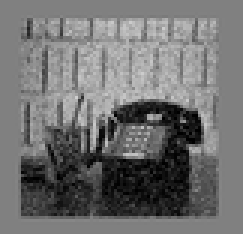
#> input picture cv/img1.png, 81 x 78 px, shrunk from 316 x 303 before the run (shown 3 times larger)
$ jupyter execute Bilinear_Interpolation.ipynb
#> lines starting #> are read from the running program, lines starting #| are printed output that depends on the picture
**Imports and Initialization**

[cell 1]
import numpy as np
import cv2
import matplotlib.pyplot as plt
import time
import math

**Target files from your dataset**

[cell 2]
image_files = ['img1.png', 'img2.tif', 'img3.tif']
scale_factor = 2

**Bilinear Implementation from Scratch**

[cell 3]
def bilinear_scratch(img, scale):
    """
    Performs Bilinear Interpolation using a 2x2 neighborhood.
    Logic: Linear interpolation in X, then in Y.
    """
    h, w = img.shape[:2]
    new_h, new_w = int(h * scale), int(w * scale)
    output = np.zeros((new_h, new_w), dtype=np.uint8)

    # Calculate ratios for inverse mapping
    row_ratio = h / new_h
    col_ratio = w / new_w

    for r in range(new_h):
        for c in range(new_w):
            # 1. Map back to source coordinates (Floating point)
            src_r = r * row_ratio
            src_c = c * col_ratio

            # 2. Find the 4 neighboring integer coordinates
            r1 = int(math.floor(src_r))
            r2 = min(r1 + 1, h - 1)
            c1 = int(math.floor(src_c))
            c2 = min(c1 + 1, w - 1)

            # 3. Calculate weights (fractional distances)
            dr = src_r - r1
            dc = src_c - c1

            # 4. Bilinear Formula
            # Top-row interpolation
            top = (1 - dc) * img[r1, c1] + dc * img[r1, c2]
            # Bottom-row interpolation
            bottom = (1 - dc) * img[r2, c1] + dc * img[r2, c2]
            # Vertical interpolation
            pixel_val = (1 - dr) * top + dr * bottom

            output[r, c] = int(pixel_val)

    return output

**Verification and Analysis**

[cell 4]
for file in image_files:
    img = cv2.imread(file, cv2.IMREAD_GRAYSCALE)
#> img is the input picture: shape (78, 81); min 0, max 206, mean 112.4
    if img is None: continue

    # Run Scratch Implementation
    start = time.time()
    res_scratch = bilinear_scratch(img, scale_factor)
#> after the loop in bilinear_scratch, `for r in range(new_h):`:
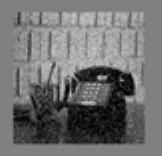
#> output: shape (156, 162); min 0, max 206, mean 112.3
    duration = time.time() - start

    # Run OpenCV Reference (INTER_LINEAR)
    res_cv2 = cv2.resize(img, (img.shape[1]*scale_factor, img.shape[0]*scale_factor),
                         interpolation=cv2.INTER_LINEAR)
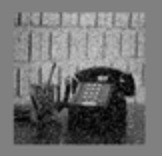
#> res_cv2: shape (156, 162); min 1, max 197, mean 112.4

    # Calculate MSE
    mse = np.mean((res_scratch.astype(float) - res_cv2.astype(float))**2)
#> mse = 58.16

    # Visual Output
    plt.figure(figsize=(10, 4))
    plt.subplot(1, 2, 1); plt.imshow(res_scratch, cmap='gray'); plt.title(f'Scratch Bilinear: {file}')
    plt.subplot(1, 2, 2); plt.imshow(np.abs(res_scratch.astype(int) - res_cv2.astype(int)), cmap='hot')
    plt.title(f'Diff Map (MSE: {mse:.2f})')
    plt.show()
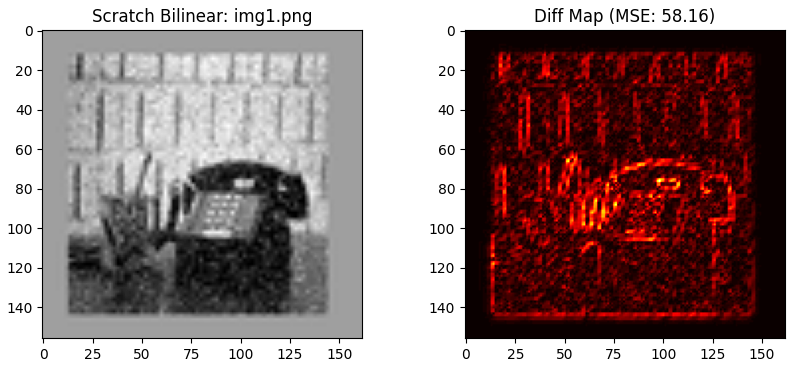
#> figure drawn by matplotlib, 2 panels

    print(f"File: {file} | Time: {duration:.4f}s | MSE: {mse:.4f}")
#| File: img1.png | Time: 0.2964s | MSE: 58.1568
#> pass 2 of the loop `for file in image_files:`:
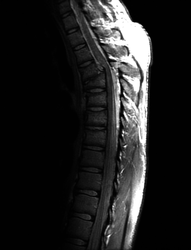
#> input picture cv/img2.tif, 191 x 250 px, shrunk from 746 x 976 before the run
#> img is the input picture: shape (250, 191); min 0, max 255, mean 32.6
#> after the loop in bilinear_scratch (call 2), `for r in range(new_h):`:
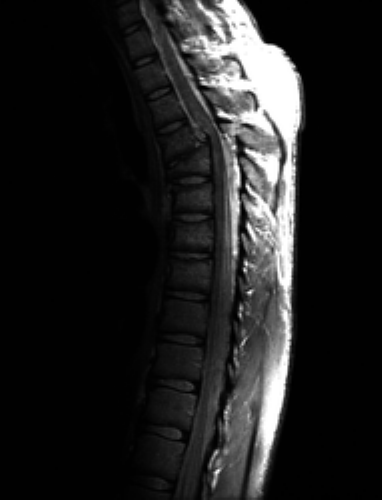
#> output: shape (500, 382); min 0, max 255, mean 32.5
#> res_cv2: shape (500, 382)
#> mse = 27.24
#> `plt.show()`:
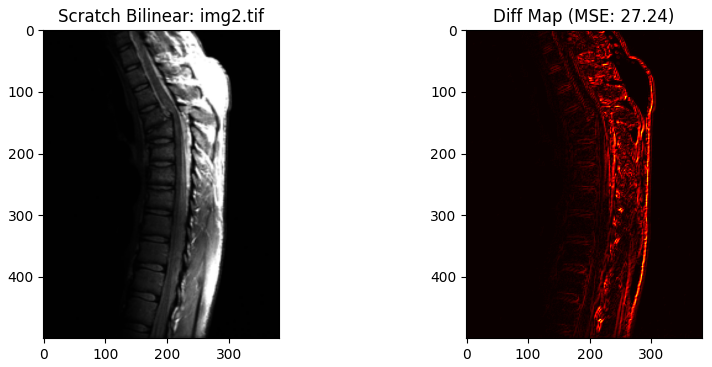
#> figure drawn by matplotlib, 2 panels
#| File: img2.tif | Time: 1.4050s | MSE: 27.2423
#> pass 3 of the loop `for file in image_files:`:
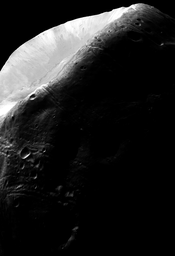
#> input picture cv/img3.tif, 175 x 256 px, shrunk from 683 x 1000 before the run
#> img is the input picture: shape (256, 175); min 0, max 255, mean 31.8
#> res_cv2: shape (512, 350)
#> mse = 22.03
#> `plt.show()`:
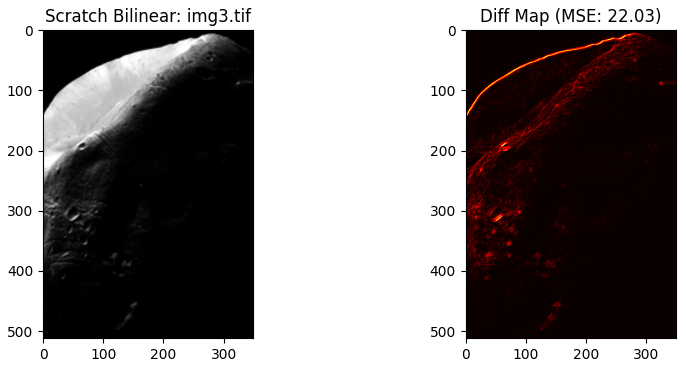
#> figure drawn by matplotlib, 2 panels
#| File: img3.tif | Time: 1.5185s | MSE: 22.0345
